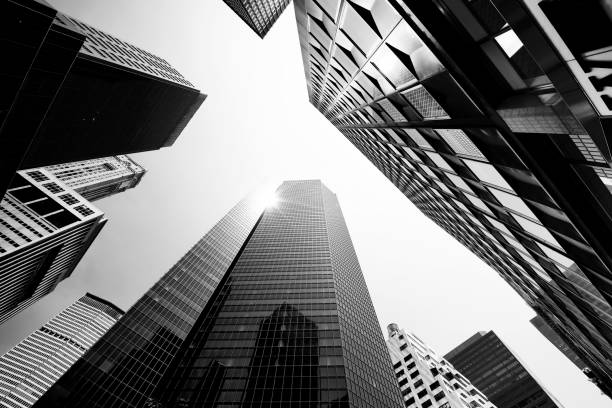
#> input picture vjezba3/city.jpg, 612 x 408 px
$ python zadatak3.py
#> lines starting #> are read from the running program, lines starting #| are printed output that depends on the picture
# Za sliku po želji napravite sve vrste rubova na  slici i pokažite ih na zaslonu.
# Reflect, Replicate, Wrap, Constant

import cv2 as cv
from os.path import dirname

img = cv.imread(cv.samples.findFile(dirname(__file__) + "/city.jpg"), 0)
#> img is the input picture: shape (408, 612); min 0, max 255, mean 115.8

CONSTANT = cv.copyMakeBorder(img, 30, 30, 30, 30, cv.BORDER_CONSTANT, (0, 0, 0))
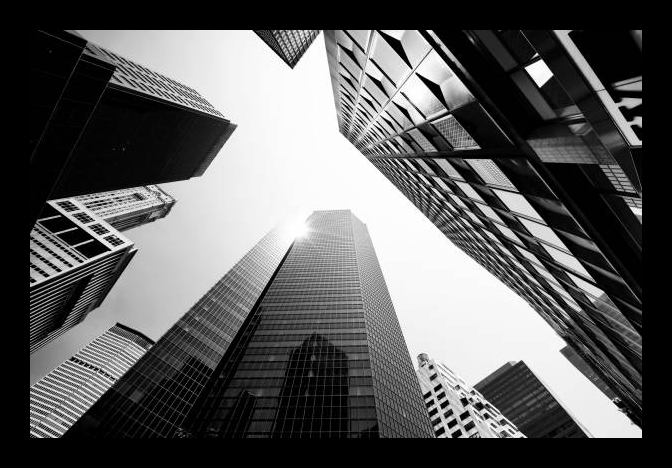
#> CONSTANT: shape (468, 672); min 0, max 255, mean 91.9
WRAP = cv.copyMakeBorder(img, 30, 30, 30, 30, cv.BORDER_WRAP)
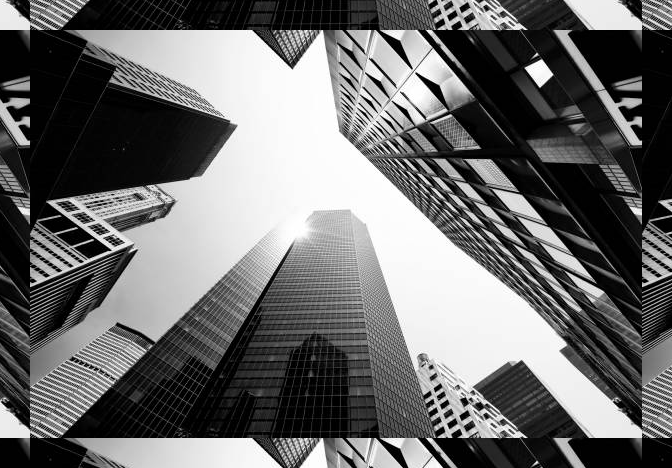
#> WRAP: shape (468, 672); min 0, max 255, mean 107.8
REPLICATE = cv.copyMakeBorder(img, 30 , 30, 30, 30, cv.BORDER_REPLICATE)
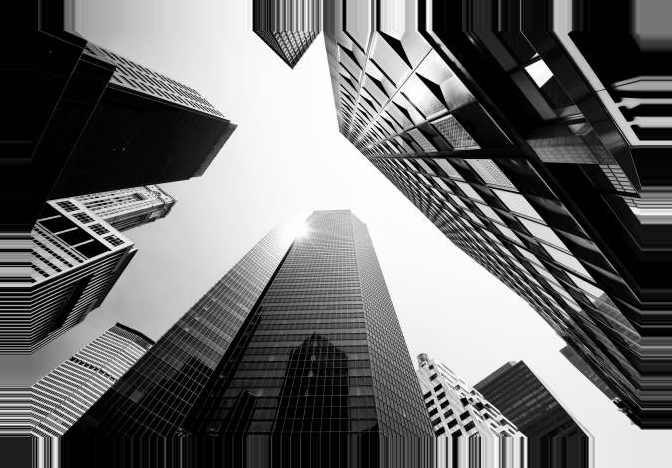
#> REPLICATE: shape (468, 672); min 0, max 255, mean 107.5
REFLECT = cv.copyMakeBorder(img, 30, 30, 30, 30, cv.BORDER_REFLECT)
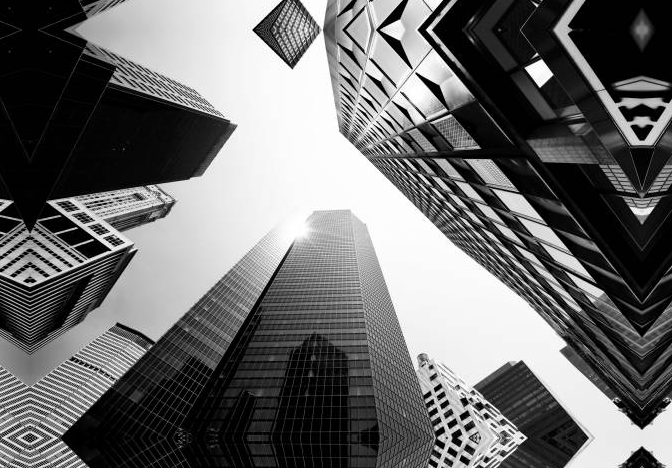
#> REFLECT: shape (468, 672); min 0, max 255, mean 107.8

cv.imshow('REFLECT', REFLECT)
cv.imshow('REPLICATE', REPLICATE)
cv.imshow('WRAP', WRAP)
cv.imshow('CONSTANT', CONSTANT)
cv.waitKey()
